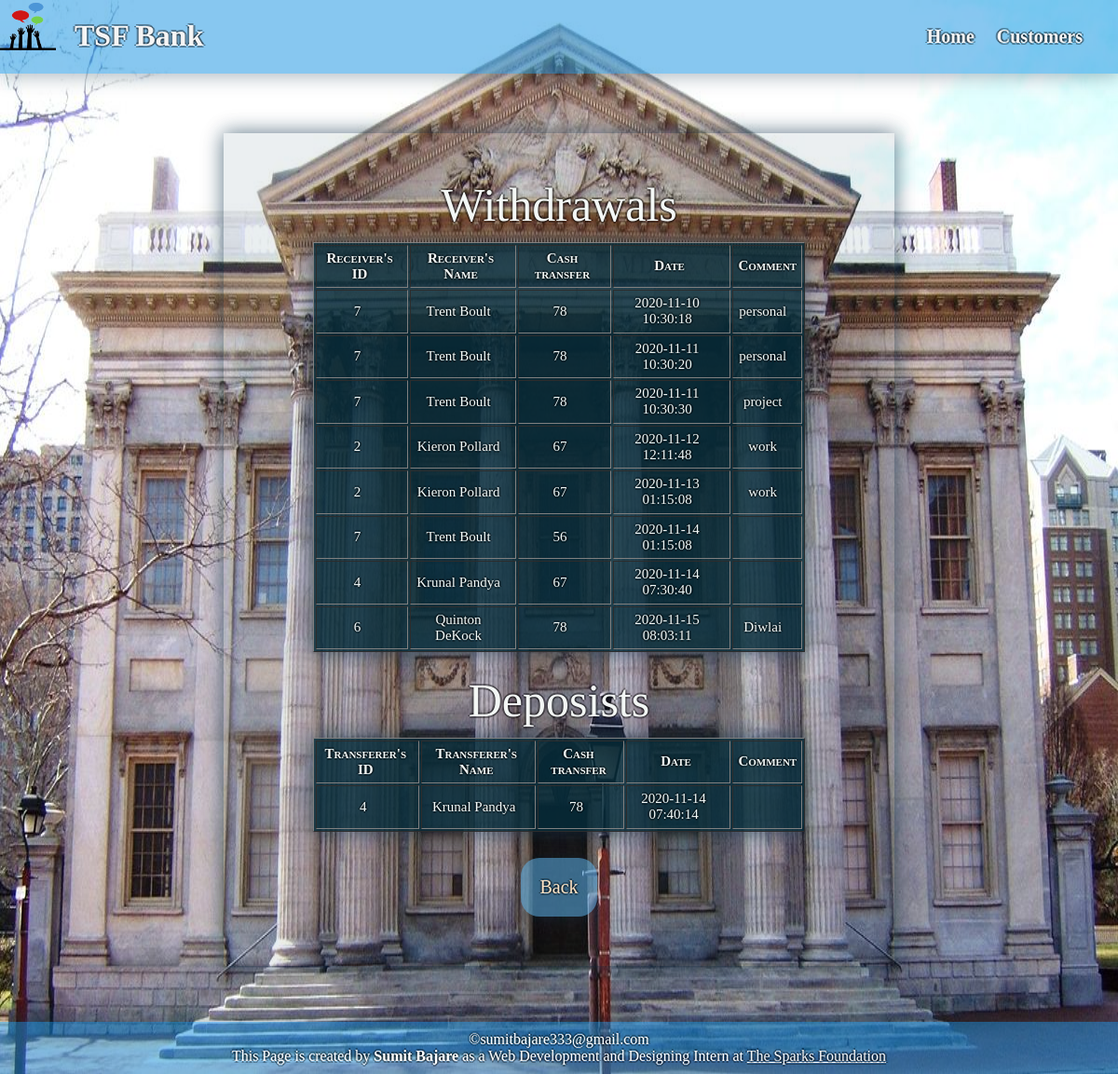
The app's page /transfer_me.php?id=1 with its own data.
### tables this page shows
CREATE TABLE `transaction` (
  `TransactionID` int(11) NOT NULL,
  `from_cust_id` int(20) NOT NULL,
  `transferername` varchar(50) NOT NULL,
  `to_cust_id` int(11) NOT NULL,
  `receivername` varchar(50) NOT NULL,
  `cashtransfer` int(20) NOT NULL,
  `transfererbalance` int(11) NOT NULL,
  `receiverbalance` int(11) NOT NULL,
  `date` datetime NOT NULL,
  `msgforreceiver` varchar(100) NOT NULL
);

### transfer_me.php (the view, shortened to what this page needs)
<!DOCTYPE html>
<html lang="en">
<head>
    <link rel="stylesheet" href="style_transfer.css">
</head>
<body>
    <header>
        <img src="tsf_logo.png" alt="bank logo">
        <h1>TSF Bank</h1>
        <nav id="nav_bar">
            <a href="index.html">Home</a>
            <a href="view.php">Customers</a>
        </nav>
    </header>
    <section class="transfer">
        <?php
        $tid = $_GET['id'];
        $username="root";
		$password="Root@db123";
		$db="transaction";
		$conn = new mysqli("localhost", $username,$password,$db) or die ("You are not Connected");
        $sqlget = "SELECT * FROM transaction WHERE from_cust_id = '$tid'";
        $sqldata = mysqli_query($conn,$sqlget) or die('Error Getting the data');
        echo "<table border='1'>";
        echo "<caption>Withdrawals</caption>";
        echo "<tr>
            <th>Receiver's ID</th>
            <th>Receiver's Name</th>
            <th>Cash transfer</th>
            <th>Date</th>
            <th>Comment</th>
            </tr>";
        $rowcount=mysqli_num_rows($sqldata);
        for($i=1 ;$i <= $rowcount;$i++){
        while($row = mysqli_fetch_array($sqldata, MYSQLI_ASSOC)){
            echo "<tr><td>";
                echo $row['to_cust_id'];
            echo "</td><td>";
                echo $row['receivername'];
            echo "</td><td>";
                echo $row['cashtransfer'];
            echo "</td><td>";
                echo $row['date'];
            echo "</td><td>";
                echo $row['msgforreceiver'];
            echo "</td></tr>";
           }
        }
          echo "</table>";
        echo "<br/>";
        $sqlget1 = "SELECT * FROM transaction WHERE to_cust_id = '$tid'";
        $sqldata1 = mysqli_query($conn,$sqlget1) or die('Error Getting the data');
        echo "<table border='1'>";
        echo "<caption>Deposists</caption>";
        echo "<tr>
            <th>Transferer's ID</th>
            <th>Transferer's Name</th>
            <th>Cash transfer</th>
            <th>Date</th>
            <th>Comment</th>
            </tr>";
        $rowcount=mysqli_num_rows($sqldata1);
        for($i=1 ;$i <= $rowcount;$i++){
         while($row = mysqli_fetch_array($sqldata1, MYSQLI_ASSOC)){
            echo "<tr><td>";
                echo $row['from_cust_id'];
            echo "</td><td>";
                echo $row['transferername'];
            echo "</td><td>";
                echo $row['cashtransfer'];
            echo "</td><td>";
                echo $row['date'];
            echo "</td><td>";
            echo "</td></tr>";
        }
    }
          echo "</table>";
        echo "<br/>";
         echo '<form action="transfer.php">';
        echo "<button>Back</button>
        </form>";
        ?>
    </section>
    <footer>
        &copy;sumitbajare333@gmail.com
        <p>This Page is created by <b>Sumit Bajare</b> as a Web Development and Designing Intern at <u> <a href="https://www.thesparksfoundationsingapore.org">The Sparks Foundation </a></u> </p>
    </footer>
</body>
</html>

### style_transfer.css (style rules this page uses)
* { margin: 0px; padding: 0px; font-family: 'Times New Roman', Times, serif; }
body { background-image: url("bank_bg.jpeg"); background-repeat: no-repeat; background-size: 100% 100%; color: white; }
header { display: inline-block; background-color: rgba(17, 143, 226, 0.5); width: 100%; color: whitesmoke; text-shadow: 2px 0px 0px rgba(0, 1, 2, 0.377), 0px 2px 0px rgba(0, 1, 2, 0.377), -2px 0px 0px rgba(0, 1, 2, 0.377), 0px -2px 0px rgba(0, 1, 2, 0.377); box-shadow: 2px 2px 20px rgba(17, 52, 77, 0.377); }
header h1 { margin: 20px; float: left; }
header img { float: left; width: 60px; height: 60px; }
nav { float: right; padding: 28px; }
nav a { text-decoration: none; color: whitesmoke; font-size: 20px; font-weight: bolder; padding: 10px; }
form { text-shadow: 2px 0px 0px rgba(0, 1, 2, 0.377), 0px 2px 0px rgba(0, 1, 2, 0.377), -2px 0px 0px rgba(0, 1, 2, 0.377), 0px -2px 0px rgba(0, 1, 2, 0.377); }
.transfer { display: inline-block; position: relative; border: transparent; font-size: 20px; background-color: rgba(60, 102, 119, 0.1); box-shadow: 2px -2px 20px rgba(17, 52, 77, 0.377), -2px 2px 20px rgba(17, 52, 77, 0.377); padding: 4% 8% 4% 8%; text-align: center; margin: 5% 20% 5% 20%; text-shadow: 2px 0px 0px rgba(0, 1, 2, 0.377), 0px 2px 0px rgba(0, 1, 2, 0.377), -2px 0px 0px rgba(0, 1, 2, 0.377), 0px -2px 0px rgba(0, 1, 2, 0.377); }
caption { font-size: 50px; margin-bottom: 2%; }
table { text-align: center; font-size: 15px; color: rgb(243, 247, 245); background-color: rgba(6, 44, 59, 0.829); box-shadow: 2px -2px 20px rgba(17, 52, 77, 0.377), -2px 2px 20px rgba(17, 52, 77, 0.377); width: 100%; }
th { font-variant: small-caps; }
td, th { padding: 1%; padding-right: 10px; }
td { padding-right: 15px; }
a { text-decoration: none; color: whitesmoke; }
button { display: inline-block; padding: 20px; border-radius: 20px; margin: 1% 10% 1% 10%; border: transparent; background-color: rgba(87, 169, 224, 0.582); color: bisque; box-shadow: 2px 2px 20px rgba(17, 52, 77, 0.377); font-size: 20px; text-shadow: 2px 0px 0px rgba(0, 1, 2, 0.377), 0px 2px 0px rgba(0, 1, 2, 0.377), -2px 0px 0px rgba(0, 1, 2, 0.377), 0px -2px 0px rgba(0, 1, 2, 0.377); }
footer { clear: both; color: white; text-shadow: 2px 0px 0px rgba(0, 1, 2, 0.377), 0px 2px 0px rgba(0, 1, 2, 0.377), -2px 0px 0px rgba(0, 1, 2, 0.377), 0px -2px 0px rgba(0, 1, 2, 0.377); text-align: center; height: 10%; padding: 10px; box-shadow: 2px -2px 20px rgba(17, 52, 77, 0.377); background-color: rgba(17, 143, 226, 0.5); }

### records on screen
transaction: to_cust "7", receivername "Trent Boult", cashtransfer "78", date "2020-11-10 10:30:18", msgforreceiver "personal"
transaction: to_cust "7", receivername "Trent Boult", cashtransfer "78", date "2020-11-11 10:30:20", msgforreceiver "personal"
transaction: to_cust "7", receivername "Trent Boult", cashtransfer "78", date "2020-11-11 10:30:30", msgforreceiver "project"
transaction: to_cust "2", receivername "Kieron Pollard", cashtransfer "67", date "2020-11-12 12:11:48", msgforreceiver "work"
transaction: to_cust "2", receivername "Kieron Pollard", cashtransfer "67", date "2020-11-13 01:15:08", msgforreceiver "work"
transaction: to_cust "7", receivername "Trent Boult", cashtransfer "56", date "2020-11-14 01:15:08"
transaction: to_cust "4", receivername "Krunal Pandya", cashtransfer "67", date "2020-11-14 07:30:40"
transaction: to_cust "6", receivername "Quinton DeKock", cashtransfer "78", date "2020-11-15 08:03:11", msgforreceiver "Diwlai"
transaction: from_cust "4", transferername "Krunal Pandya", cashtransfer "78", date "2020-11-14 07:40:14"
